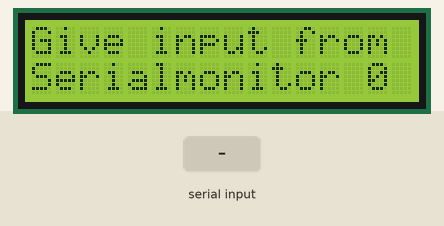
This sketch was run on a simulated Arduino Uno, built with avr-gcc and run on an emulated ATmega328P. Parts: 16×2 character LCD. The test bench sets the inputs (shaded band).

Above: at 1.2 s.
1.3 s: "90,45\n" received over Serial
At 2.8 s:
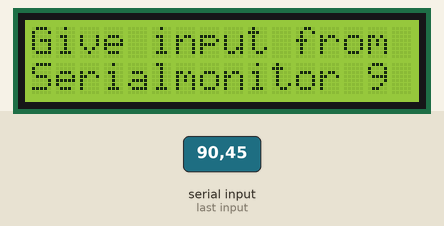
At 8.0 s:
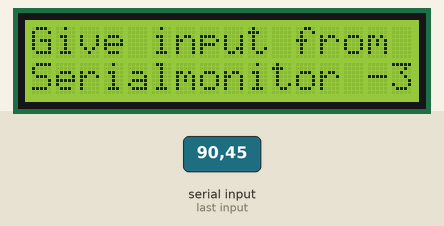
Timing chart, 0 to 9.5 s (numbered marks = the images above; inputs shaded):
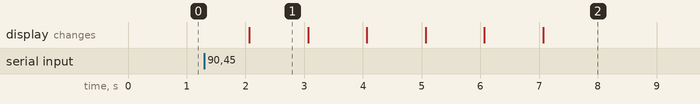

Measured:
- after the input at 1.3 s, the display: changes after 0.77 s (image 1)
- what the display in image 1 shows lasts 1.0 s, from 2.1 s to 3.1 s

The sketch:

Lcd__test_2.ino
```cpp
// include the library code:
#include <LiquidCrystal.h>

// initialize the library with the numbers of the interface pins
LiquidCrystal lcd(8, 9, 4, 5, 6, 7);
int x=0;

void setup() {
  // set up the LCD's number of columns and rows:
  lcd.begin(16, 2);
  // Print a message to the LCD.
  lcd.setCursor(0,0);
  lcd.print("Give input from");
  lcd.setCursor(0,1);
  lcd.print("Serialmonitor");
  Serial.begin(9600);

}

void loop() {
  //input from serialmonitor
  if(Serial.available()){
    x=Serial.read()-'0';
  }
  lcd.setCursor(14,1);
  lcd.print (x);
  delay(1000);
}
```
